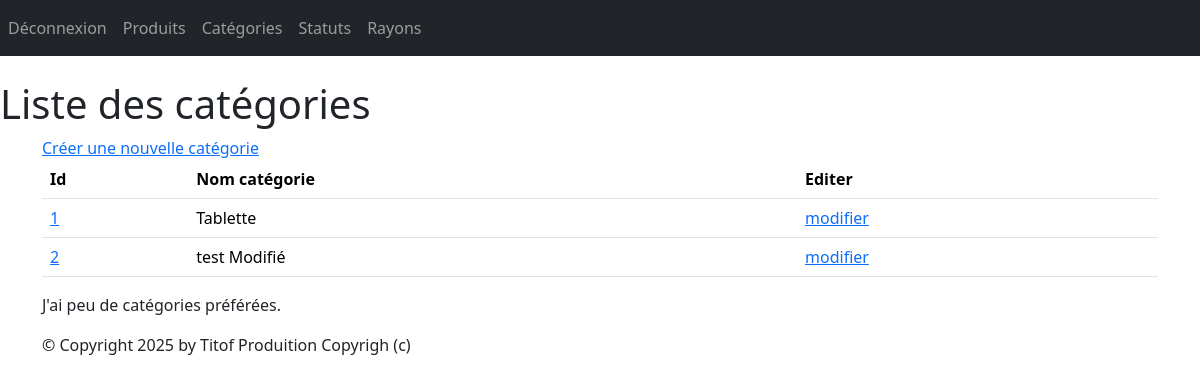
Page /monApp/categories/ (signed in) on the committed database.
### monApp/models.py (models this page shows, shortened)
class Categorie(models.Model):
    idCat = models.AutoField(primary_key=True)
    nomCat = models.CharField(max_length=100)

### monApp/views.py (the view)
# urls.py: path("categories/", views.CategorieListView.as_view(), name="lst_cats"),
class CategorieListView(ListView):
    model = Categorie
    template_name = "monApp/list_categories.html"
    context_object_name = "cats"
    def get_context_data(self, **kwargs):
        context = super().get_context_data(**kwargs)
        context["titremenu"] = "Liste des catégories"
        return context

### monApp/templates/monApp/list_categories.html
{% extends 'monApp/base.html' %}
{% block menu %}
    <h1>{{ titremenu }}</h1>
{% endblock %}
{% block contenu %}
    <a href="{% url 'crt_cat' %}">Créer une nouvelle catégorie</a>
    <table class="table">
        <thead>
            <tr>
                <th>Id</th>
                <th>Nom catégorie</th>
                <th>Editer</th>
            </tr>
        </thead>
        <tbody>
            {% for cat in cats %}
                <tr>
                    <td><a href="{% url 'dtl_cat' cat.idCat %}">{{ cat.idCat }}</a></td>
                    <td>{{ cat.nomCat }}</td>
                    <td><a href="{% url 'upd_cat' cat.idCat %}">modifier</a></td>
                </tr>
            {% endfor %}
        </tbody>
    </table>
    <p>
        J'ai
        {% if cats|length < 5 %}
            peu de
        {% elif cats|length < 10 %}
            quelques
        {% else %}
            beaucoup de
        {% endif %}
        catégories préférées.
    </p>
{% endblock %}

### static/styles.css (style rules this page uses)
h1 { color:red }

### rows in the picture
Categorie: idCat "1", nomCat "Tablette"
Categorie: idCat "2", nomCat "test Modifié"

### other values in the picture
{{ titremenu }} "Liste des catégories"
